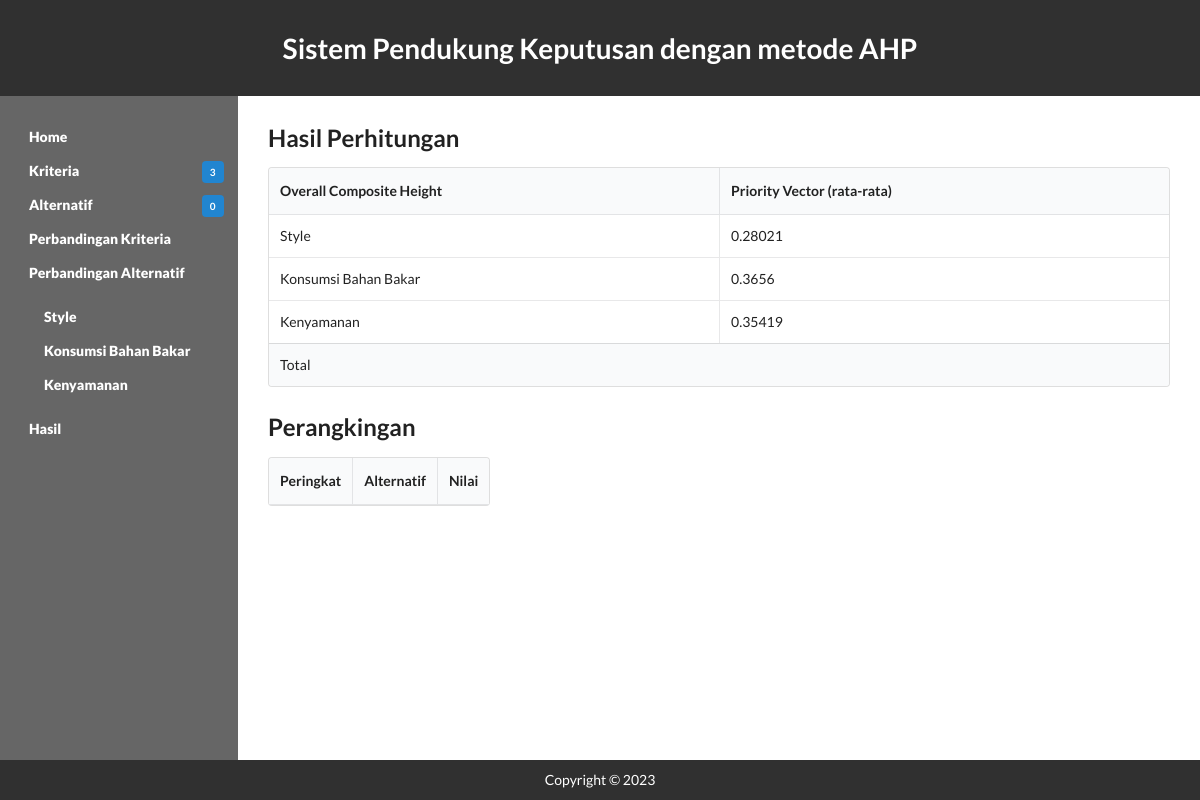
Screenshot of /hasil.php with the database file from the repository.
### tables this page shows
CREATE TABLE `pv_kriteria` (
  `id_kriteria` int(11) NOT NULL,
  `nilai` float NOT NULL
);

### config.php (called while the page is built, shortened)
<?php
	$database = 'ahp';
?>

### fungsi.php (called while the page is built, shortened)
<?php
function getKriteriaID($no_urut) {
	include('config.php');
	$query  = "SELECT id FROM kriteria ORDER BY id";
	$result = mysqli_query($koneksi, $query);
	while ($row = mysqli_fetch_array($result)) {
		$listID[] = $row['id'];
	}
	return $listID[($no_urut)];
}
function getKriteriaNama($no_urut) {
	include('config.php');
	$query  = "SELECT nama FROM kriteria ORDER BY id";
	$result = mysqli_query($koneksi, $query);
	while ($row = mysqli_fetch_array($result)) {
		$nama[] = $row['nama'];
	}
	return $nama[($no_urut)];
}
function getKriteriaPV($id_kriteria) {
	include('config.php');
	$query = "SELECT nilai FROM pv_kriteria WHERE id_kriteria=$id_kriteria";
	$result = mysqli_query($koneksi, $query);
	while ($row = mysqli_fetch_array($result)) {
		$pv = $row['nilai'];
	}
	return $pv;
}
function getJumlahAlternatif() {
	include('config.php');
	$query  = "SELECT count(*) FROM alternatif";
	$result = mysqli_query($koneksi, $query);
	while ($row = mysqli_fetch_array($result)) {
		$jmlData = $row[0];
	}
	return $jmlData;
}
function getJumlahKriteria() {
	include('config.php');
	$query  = "SELECT count(*) FROM kriteria";
	$result = mysqli_query($koneksi, $query);
	while ($row = mysqli_fetch_array($result)) {
		$jmlData = $row[0];
	}
	return $jmlData;
}
	?>

### hasil.php (the view, shortened to what this page needs)
<?php
include('config.php');
include('fungsi.php');
include('header.php');
?>
<section class="content">
	<h2 class="ui header">Hasil Perhitungan</h2>
	<table class="ui celled table">
		<thead>
		<tr>
			<th>Overall Composite Height</th>
			<th>Priority Vector (rata-rata)</th>
		</tr>
		</thead>
		<tbody>
		<?php
			for ($x=0; $x <= (getJumlahKriteria()-1) ; $x++) {
				echo "<tr>";
				echo "<td>".getKriteriaNama($x)."</td>";
				echo "<td>".round(getKriteriaPV(getKriteriaID($x)),5)."</td>";
				echo "</tr>";
			}
		?>
		</tbody>
		<tfoot>
		<tr>
			<th colspan="2">Total</th>
		</tr>
		</tfoot>
	</table>
	<h2 class="ui header">Perangkingan</h2>
	<table class="ui celled collapsing table">
		<thead>
			<tr>
				<th>Peringkat</th>
				<th>Alternatif</th>
				<th>Nilai</th>
			</tr>
		</thead>
	</table>
</section>
<?php include('footer.php'); ?>

### css/style.css (style rules this page uses)
html { display: -webkit-box;display: -ms-flexbox;display: flex; -webkit-box-orient: vertical; -webkit-box-direction: normal; -ms-flex-direction: column; flex-direction: column; }
body { display: -webkit-box; display: -ms-flexbox; display: flex; -webkit-box-orient: vertical; -webkit-box-direction: normal; -ms-flex-direction: column; flex-direction: column; min-height: 100vh; }
.content { display: block; -webkit-box-flex: 1; -ms-flex: 1; flex: 1; }
body { margin: 0; background: #fff; }
header, nav, section, footer { padding: 10px 30px; margin: 0; color: #fff; }
section { background: white; color: black; padding: 30px; }

### rows the page displays
pv_kriteria: nilai "0.28021"
pv_kriteria: nilai "0.3656"
pv_kriteria: nilai "0.35419"

### other values shown
getJumlahKriteria() "3"
getJumlahAlternatif() "0"
getKriteriaNama($i) "Style"
getKriteriaNama($i) "Konsumsi Bahan Bakar"
getKriteriaNama($i) "Kenyamanan"
getKriteriaNama($x) "Style"
getKriteriaNama($x) "Konsumsi Bahan Bakar"
getKriteriaNama($x) "Kenyamanan"
